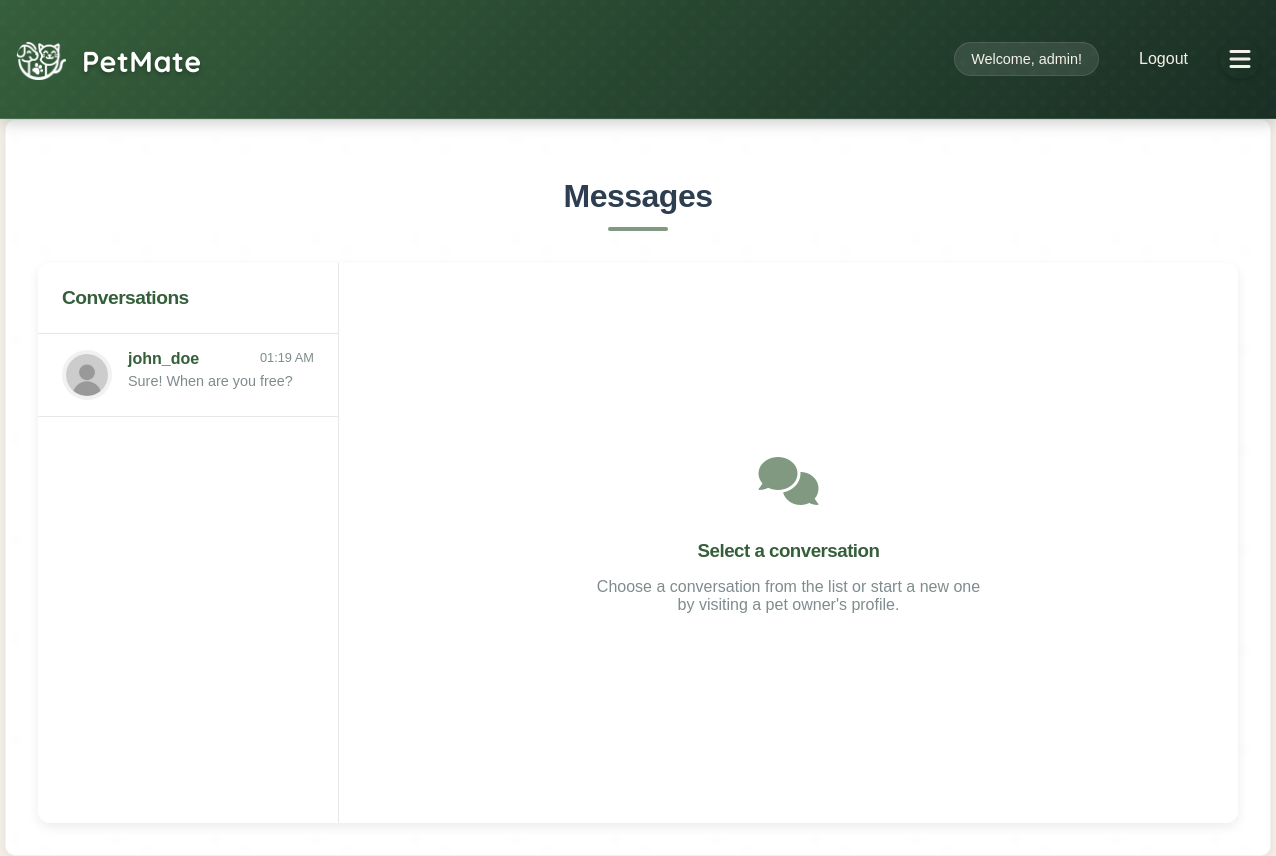
/messages/ (signed in), run on the app's committed database.
### app/models/user.py (models this page shows, shortened)
class User(db.Model, UserMixin):
    __tablename__ = 'users'
    id = db.Column(db.Integer, primary_key=True)
    username = db.Column(db.String(80), unique=True, nullable=False)
    email = db.Column(db.String(120), unique=True, nullable=False)
    password_hash = db.Column(db.String(128))
    name = db.Column(db.String(120))  # User's full name
    created_at = db.Column(db.DateTime, default=datetime.utcnow)
    profile_picture = db.Column(db.String(255))  # Store the filename of uploaded image
    bio = db.Column(db.Text)  # User bio
    location = db.Column(db.String(200))  # User location
    is_admin = db.Column(db.Boolean, default=False)
    account_status = db.Column(db.String(20), default='active')  # active, suspended, banned
    last_login = db.Column(db.DateTime)
    account_notes = db.Column(db.Text)  # Admin notes about the user
    preferred_meetup_types = db.Column(db.String(255))  # e.g., "parks,beaches,dog runs"
    availability = db.Column(db.String(255))  # e.g., "weekends,evenings"
    pet_owner_since = db.Column(db.Integer)  # Year they became a pet owner
    pet_experience_level = db.Column(db.String(50))  # e.g., "beginner", "intermediate", "expert"
    pets = db.relationship('Pet', backref='owner', lazy=True)
    hosted_playdates = db.relationship('Playdate', foreign_keys='Playdate.host_id', lazy=True)
    attended_playdates = db.relationship('Playdate', secondary=playdate_attendees, lazy=True)
    reviews_received = db.relationship('Review',
                                     foreign_keys='Review.reviewed_user_id',
                                     back_populates='reviewed_user',
                                     lazy='joined')
    reviews_given = db.relationship('Review',
                                  foreign_keys='Review.reviewer_id',
                                  back_populates='reviewer',
                                  lazy='joined')
    @property
    def is_authenticated(self):
        return True
    def get_unread_message_count(self):
        from app.models.message import Message
        return Message.query.filter_by(recipient_id=self.id, is_read=False).count()

### app/models/message.py (models this page shows, shortened)
class Message(db.Model):
    __tablename__ = 'messages'
    id = db.Column(db.Integer, primary_key=True)
    sender_id = db.Column(db.Integer, db.ForeignKey('users.id', ondelete='CASCADE'), nullable=False)
    recipient_id = db.Column(db.Integer, db.ForeignKey('users.id', ondelete='CASCADE'), nullable=False)
    content = db.Column(db.Text, nullable=False)
    timestamp = db.Column(db.DateTime, default=datetime.utcnow)
    is_read = db.Column(db.Boolean, default=False)
    sender = db.relationship('User', foreign_keys=[sender_id], backref=db.backref('sent_messages', lazy=True))
    recipient = db.relationship('User', foreign_keys=[recipient_id], backref=db.backref('received_messages', lazy=True))

### app/routes/messages.py (the view)
@bp.route('/')
def inbox():
    if 'username' not in session:
        return redirect(url_for('auth.login'))
    user = User.query.filter_by(username=session['username']).first()
    messages = Message.query.filter(
        or_(
            Message.sender_id == user.id,
            Message.recipient_id == user.id
        )
    ).order_by(Message.timestamp.desc()).all()
    conversations = {}
    for message in messages:
        other_user_id = message.sender_id if message.recipient_id == user.id else message.recipient_id
        if other_user_id not in conversations:
            other_user = User.query.get(other_user_id)
            conversations[other_user_id] = {
                'user': other_user,
                'latest_message': message,
                'unread_count': 0
            }
        if message.recipient_id == user.id and not message.is_read:
            conversations[other_user_id]['unread_count'] += 1
    conversations_list = sorted(
        conversations.values(),
        key=lambda x: x['latest_message'].timestamp,
        reverse=True
    )
    user_agent = request.headers.get('User-Agent', '').lower()
    is_mobile = any(device in user_agent for device in ['iphone', 'android', 'mobile', 'tablet'])
    mode = request.args.get('mode', None)
    use_mobile = is_mobile and mode != 'desktop'
    template = 'mobile_messages.html' if use_mobile else 'messages.html'
    return render_template(
        template,
        conversations=conversations_list,
        current_user=user
    )

### app/__init__.py (called while the page is built)
@login_manager.user_loader
def load_user(user_id):
    from app.models.user import User
    return User.query.get(int(user_id))

### app/templates/messages.html (shortened to what this page needs)
{% extends "base.html" %}
{% block content %}
<div class="container">
    <h2>Messages</h2>
    <div class="messaging-container">
        <div class="conversations-list">
            <div class="conversations-header">
                <h3>Conversations</h3>
            </div>
            {% if conversations %}
                <div class="conversations">
                    {% for convo in conversations %}
                        <a href="{{ url_for('messages.conversation', user_id=convo['user'].id) }}" class="conversation-item {% if convo['unread_count'] > 0 %}unread{% endif %}">
                            <div class="conversation-avatar">
                                {% if convo['user'].profile_picture %}
                                    <img src="{{ url_for('static', filename='profile_pictures/' + convo['user'].profile_picture) }}" alt="{{ convo['user'].username }}">
                                {% else %}
                                    <img src="{{ url_for('static', filename='profile_pictures/default_user.png') }}" alt="{{ convo['user'].username }}">
                                {% endif %}
                            </div>
                            <div class="conversation-info">
                                <div class="conversation-header">
                                    <span class="conversation-name">{{ convo['user'].username }}</span>
                                    <span class="conversation-time">{{ convo['latest_message'].timestamp.strftime('%I:%M %p') }}</span>
                                </div>
                                <div class="conversation-preview">
                                    <p>
                                        {{ convo['latest_message'].content|truncate(30) }}
                                    </p>
                                </div>
                            </div>
                        </a>
                    {% endfor %}
                </div>
            {% else %}
                <div class="no-conversations">
                    <p>You don't have any messages yet.</p>
                    <p>Start a conversation by visiting another pet owner's profile or joining a playdate!</p>
                </div>
            {% endif %}
        </div>
        <div class="message-placeholder">
            <div class="message-placeholder-content">
                <i class="fas fa-comments"></i>
                <h3>Select a conversation</h3>
                <p>Choose a conversation from the list or start a new one by visiting a pet owner's profile.</p>
            </div>
        </div>
    </div>
</div>
{% endblock %}

### app/templates/base.html (shortened to what this page needs)
<!DOCTYPE html>
<html>
<head>
    <link rel="stylesheet" href="{{ url_for('static', filename='style.css') }}">
    <link rel="stylesheet" href="{{ url_for('static', filename='mobile.css') }}">
    <link rel="stylesheet" href="{{ url_for('static', filename='how-it-works.css') }}">
    <link rel="stylesheet" href="{{ url_for('static', filename='feature-cards.css') }}">
    <link rel="stylesheet" href="{{ url_for('static', filename='css/pet-avatars.css') }}">
    <link rel="stylesheet" href="{{ url_for('static', filename='gallery.css') }}">
    <link rel="stylesheet" href="https://cdnjs.cloudflare.com/ajax/libs/font-awesome/6.0.0/css/all.min.css">
    <link rel="stylesheet" href="{{ url_for('static', filename='css/flash.css') }}">
    <link rel="stylesheet" href="{{ url_for('static', filename='css/admin.css') }}">
</head>
<body>
    <nav>
        <div class="nav-container">
            <h1>
                <a href="{{ url_for('main.index') }}" class="site-title">
                    <div class="logo">
                        <div class="logo-icon"></div>
                        <div class="logo-text">Pet<span class="highlight">Mate</span></div>
                    </div>
                </a>
            </h1>
            <div class="nav-links">
                {% if 'username' in session %}
                    <div class="user-menu">
                        <span>Welcome, {{ session['username'] }}!</span>
                        <a href="{{ url_for('auth.logout') }}">Logout</a>
                    </div>
                    <button class="menu-toggle">
                        <i class="fas fa-bars"></i>
                    </button>
                {% else %}
                    <a href="{{ url_for('auth.login') }}">Login</a>
                    <a href="{{ url_for('auth.register') }}">Register</a>
                {% endif %}
            </div>
        </div>
    </nav>
    <main>
        {% block content %}{% endblock %}
    </main>
</body>
</html>

### app/static/mobile.css (style rules this page uses)
html { color-scheme: light only; forced-color-adjust: none; }
body { color-scheme: light only; -webkit-forced-color-adjust: none; forced-color-adjust: none; }

### app/static/how-it-works.css (style rules this page uses)
:root { --sage-green: #809980; --warm-brown: #966F50; --terracotta: #CD5C41; --deep-forest: #2F4858; --light-gray: #f7f9fc; }

### app/static/feature-cards.css (style rules this page uses)
:root { --sage-green: #809980; --warm-brown: #966F50; --terracotta: #CD5C41; --deep-forest: #355E3B; --light-gray: #f7f9fc; }

### data on the page
User: username "admin"
User: user.username "john_doe"
Message: latest_message.timestamp "01:19 AM", latest_message.content "Sure! When are you free?"
